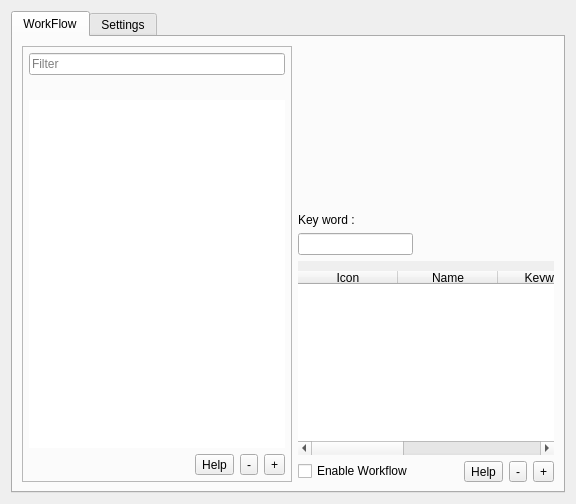
         <widget class="QWidget" name="workflow_page">
          <layout class="QGridLayout" name="gridLayout_31">
           <item row="0" column="0">
            <widget class="QTabWidget" name="tabWidget_3">
             <property name="currentIndex">
              <number>0</number>
             </property>
             <widget class="QWidget" name="tab_4">
              <attribute name="title">
               <string>WorkFlow</string>
              </attribute>
              <layout class="QGridLayout" name="gridLayout_39">
               <item row="1" column="2" colspan="3">
                <widget class="QFrame" name="frame_21">
                 <property name="frameShape">
                  <enum>QFrame::NoFrame</enum>
                 </property>
                 <property name="frameShadow">
                  <enum>QFrame::Plain</enum>
                 </property>
                 <layout class="QGridLayout" name="gridLayout_41">
                  <property name="leftMargin">
                   <number>0</number>
                  </property>
                  <property name="topMargin">
                   <number>0</number>
                  </property>
                  <property name="rightMargin">
                   <number>0</number>
                  </property>
                  <property name="bottomMargin">
                   <number>0</number>
                  </property>
                  <item row="3" column="0" colspan="2">
                   <widget class="QCheckBox" name="check_wf_enable">
                    <property name="text">
                     <string>Enable Workflow</string>
                    </property>
                   </widget>
                  </item>
                  <item row="3" column="5">
                   <widget class="QToolButton" name="wft_btn_add">
                    <property name="text">
                     <string>+</string>
                    </property>
                   </widget>
                  </item>
                  <item row="3" column="4">
                   <widget class="QToolButton" name="wft_btn_del">
                    <property name="text">
                     <string>-</string>
                    </property>
                   </widget>
                  </item>
                  <item row="3" column="3">
                   <widget class="QToolButton" name="wft_btn_help">
                    <property name="text">
                     <string>Help</string>
                    </property>
                   </widget>
                  </item>
                  <item row="2" column="0" colspan="6">
                   <widget class="QTableWidget" name="wf_table_widget">
                    <property name="styleSheet">
                     <string notr="true">padding-top: 5px;</string>
                    </property>
                    <property name="frameShape">
                     <enum>QFrame::NoFrame</enum>
                    </property>
                    <property name="frameShadow">
                     <enum>QFrame::Plain</enum>
                    </property>
                    <property name="iconSize">
                     <size>
                      <width>25</width>
                      <height>25</height>
                     </size>
                    </property>
                    <property name="gridStyle">
                     <enum>Qt::SolidLine</enum>
                    </property>
                    <property name="sortingEnabled">
                     <bool>false</bool>
                    </property>
                    <column>
                     <property name="text">
                      <string>Icon</string>
                     </property>
                    </column>
                    <column>
                     <property name="text">
                      <string>Name</string>
                     </property>
                    </column>
                    <column>
                     <property name="text">
                      <string>Keyword</string>
                     </property>
                    </column>
                    <column>
                     <property name="text">
                      <string>Enable</string>
                     </property>
                    </column>
                    <column>
                     <property name="text">
                      <string>Action</string>
                     </property>
                    </column>
                   </widget>
                  </item>
                  <item row="0" column="0">
                   <widget class="QLabel" name="label_57">
                    <property name="sizePolicy">
                     <sizepolicy hsizetype="Fixed" vsizetype="Preferred">
                      <horstretch>0</horstretch>
                      <verstretch>0</verstretch>
                     </sizepolicy>
                    </property>
                    <property name="text">
                     <string>Key word :</string>
                    </property>
                   </widget>
                  </item>
                  <item row="1" column="0" colspan="2">
                   <widget class="QLineEdit" name="wf_key">
                    <property name="sizePolicy">
                     <sizepolicy hsizetype="Preferred" vsizetype="Fixed">
                      <horstretch>0</horstretch>
                      <verstretch>0</verstretch>
                     </sizepolicy>
                    </property>
                    <property name="styleSheet">
                     <string notr="true"/>
                    </property>
                    <property name="frame">
                     <bool>true</bool>
                    </property>
                   </widget>
                  </item>
                 </layout>
                </widget>
               </item>
               <item row="0" column="2" colspan="3">
                <widget class="QFrame" name="frame_20">
                 <property name="sizePolicy">
                  <sizepolicy hsizetype="Preferred" vsizetype="Fixed">
                   <horstretch>0</horstretch>
                   <verstretch>0</verstretch>
                  </sizepolicy>
                 </property>
                 <property name="frameShape">
                  <enum>QFrame::NoFrame</enum>
                 </property>
                 <property name="frameShadow">
                  <enum>QFrame::Plain</enum>
                 </property>
                 <layout class="QGridLayout" name="gridLayout_40">
                  <item row="0" column="0" rowspan="2">
                   <widget class="QToolButton" name="wf_icon">
                    <property name="styleSheet">
                     <string notr="true">QToolButton {
	border: none;
	background: none;
}

QToolButton:hover {
	border: none;
	background: none;
}

QToolButton:pressed{
	border: none;
	background: none;
}</string>
                    </property>
                    <property name="text">
                     <string/>
                    </property>
                    <property name="iconSize">
                     <size>
                      <width>100</width>
                      <height>100</height>
                     </size>
                    </property>
                    <property name="autoRaise">
                     <bool>true</bool>
                    </property>
                   </widget>
                  </item>
                  <item row="2" column="0">
                   <spacer name="verticalSpacer_6">
                    <property name="orientation">
                     <enum>Qt::Vertical</enum>
                    </property>
                    <property name="sizeType">
                     <enum>QSizePolicy::Fixed</enum>
                    </property>
                    <property name="sizeHint" stdset="0">
                     <size>
                      <width>20</width>
                      <height>40</height>
                     </size>
                    </property>
                   </spacer>
                  </item>
                  <item row="0" column="1" rowspan="3" colspan="2">
                   <widget class="QLabel" name="wf_top_data">
                    <property name="font">
                     <font>
                      <pointsize>10</pointsize>
                     </font>
                    </property>
                    <property name="text">
                     <string/>
                    </property>
                    <property name="scaledContents">
                     <bool>true</bool>
                    </property>
                    <property name="alignment">
                     <set>Qt::AlignLeading|Qt::AlignLeft|Qt::AlignVCenter</set>
                    </property>
                    <property name="openExternalLinks">
                     <bool>true</bool>
                    </property>
                   </widget>
                  </item>
                 </layout>
                </widget>
               </item>
               <item row="0" column="0" rowspan="2">
                <widget class="QFrame" name="frame_22">
                 <property name="sizePolicy">
                  <sizepolicy hsizetype="Fixed" vsizetype="Preferred">
                   <horstretch>0</horstretch>
                   <verstretch>0</verstretch>
                  </sizepolicy>
                 </property>
                 <property name="frameShape">
                  <enum>QFrame::StyledPanel</enum>
                 </property>
                 <property name="frameShadow">
                  <enum>QFrame::Raised</enum>
                 </property>
                 <layout class="QGridLayout" name="gridLayout_42">
                  <property name="leftMargin">
                   <number>6</number>
                  </property>
                  <property name="topMargin">
                   <number>6</number>
                  </property>
                  <property name="rightMargin">
                   <number>6</number>
                  </property>
                  <property name="bottomMargin">
                   <number>6</number>
                  </property>
                  <property name="horizontalSpacing">
                   <number>6</number>
                  </property>
                  <item row="2" column="1">
                   <widget class="QListWidget" name="wf_list_widget">
                    <property name="frameShape">
                     <enum>QFrame::NoFrame</enum>
                    </property>
                    <property name="frameShadow">
                     <enum>QFrame::Plain</enum>
                    </property>
                    <property name="iconSize">
                     <size>
                      <width>35</width>
                      <height>35</height>
                     </size>
                    </property>
                    <property name="gridSize">
                     <size>
                      <width>40</width>
                      <height>40</height>
                     </size>
                    </property>
                    <property name="sortingEnabled">
                     <bool>true</bool>
                    </property>
                   </widget>
                  </item>
                  <item row="1" column="1">
                   <widget class="QLabel" name="match_workflow">
                    <property name="sizePolicy">
                     <sizepolicy hsizetype="Preferred" vsizetype="Fixed">
                      <horstretch>0</horstretch>
                      <verstretch>0</verstretch>
                     </sizepolicy>
                    </property>
                    <property name="font">
                     <font>
                      <pointsize>8</pointsize>
                     </font>
                    </property>
                    <property name="text">
                     <string/>
                    </property>
                   </widget>
                  </item>
                  <item row="0" column="1">
                   <widget class="QLineEdit" name="search_workflow">
                    <property name="styleSheet">
                     <string notr="true"/>
                    </property>
                    <property name="frame">
                     <bool>true</bool>
                    </property>
                    <property name="placeholderText">
                     <string>Filter</string>
                    </property>
                   </widget>
                  </item>
                  <item row="3" column="1">
                   <widget class="QFrame" name="frame_23">
                    <property name="frameShape">
                     <enum>QFrame::NoFrame</enum>
                    </property>
                    <property name="frameShadow">
                     <enum>QFrame::Plain</enum>
                    </property>
                    <layout class="QGridLayout" name="gridLayout_43">
                     <property name="leftMargin">
                      <number>0</number>
                     </property>
                     <property name="topMargin">
                      <number>0</number>
                     </property>
                     <property name="rightMargin">
                      <number>0</number>
                     </property>
                     <property name="bottomMargin">
                      <number>0</number>
                     </property>
                     <property name="verticalSpacing">
                      <number>0</number>
                     </property>
                     <item row="0" column="1">
                      <widget class="QToolButton" name="wf_btn_help">
                       <property name="text">
                        <string>Help</string>
                       </property>
                       <property name="iconSize">
                        <size>
                         <width>20</width>
                         <height>20</height>
                        </size>
                       </property>
                      </widget>
                     </item>
                     <item row="0" column="3">
                      <widget class="QToolButton" name="wf_btn_add">
                       <property name="text">
                        <string>+</string>
                       </property>
                       <property name="iconSize">
                        <size>
                         <width>20</width>
                         <height>20</height>
                        </size>
                       </property>
                      </widget>
                     </item>
                     <item row="0" column="2">
                      <widget class="QToolButton" name="wf_btn_del">
                       <property name="text">
                        <string>-</string>
                       </property>
                       <property name="iconSize">
                        <size>
                         <width>20</width>
                         <height>20</height>
                        </size>
                       </property>
                      </widget>
                     </item>
                     <item row="0" column="0">
                      <spacer name="horizontalSpacer_11">
                       <property name="orientation">
                        <enum>Qt::Horizontal</enum>
                       </property>
                       <property name="sizeHint" stdset="0">
                        <size>
                         <width>40</width>
                         <height>20</height>
                        </size>
                       </property>
                      </spacer>
                     </item>
                    </layout>
                   </widget>
                  </item>
                 </layout>
                </widget>
               </item>
              </layout>
             </widget>
             <widget class="QWidget" name="tab_3">
              <attribute name="title">
               <string>Settings</string>
              </attribute>
             </widget>
            </widget>
           </item>
          </layout>
         </widget>
